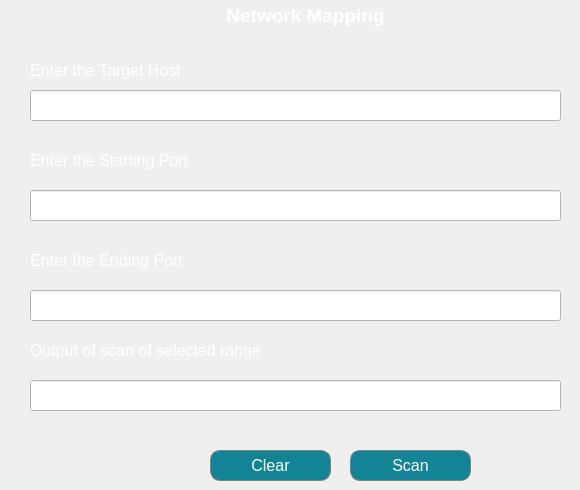
         <widget class="QWidget" name="PageTargetHost">
          <widget class="QPushButton" name="btnTarget">
           <property name="geometry">
            <rect>
             <x>350</x>
             <y>450</y>
             <width>121</width>
             <height>31</height>
            </rect>
           </property>
           <property name="font">
            <font>
             <pointsize>12</pointsize>
            </font>
           </property>
           <property name="styleSheet">
            <string notr="true">#btnTarget{
border: 1px solid grey;
color: rgb(255, 255, 255);
border-radius:10px;
background-position: center;
background-color: #138496;
}

#btnTarget:hover{
	color: rgb(255, 255, 255);
	background-color: #2F958D;
}

#btnTarget:pressed {	
	background-color: white;
   color : black
}</string>
           </property>
           <property name="text">
            <string>Scan</string>
           </property>
          </widget>
          <widget class="QLabel" name="lblTargetHost">
           <property name="geometry">
            <rect>
             <x>30</x>
             <y>60</y>
             <width>221</width>
             <height>21</height>
            </rect>
           </property>
           <property name="font">
            <font>
             <pointsize>12</pointsize>
            </font>
           </property>
           <property name="styleSheet">
            <string notr="true">color: rgb(255, 255, 255);</string>
           </property>
           <property name="text">
            <string>Enter the Target Host</string>
           </property>
          </widget>
          <widget class="QLineEdit" name="txtTargetHost">
           <property name="geometry">
            <rect>
             <x>30</x>
             <y>90</y>
             <width>531</width>
             <height>31</height>
            </rect>
           </property>
           <property name="font">
            <font>
             <pointsize>12</pointsize>
            </font>
           </property>
           <property name="layoutDirection">
            <enum>Qt::LeftToRight</enum>
           </property>
           <property name="styleSheet">
            <string notr="true">background-color: rgb(255, 255, 255);</string>
           </property>
          </widget>
          <widget class="QLabel" name="lblStartingPort">
           <property name="geometry">
            <rect>
             <x>30</x>
             <y>150</y>
             <width>221</width>
             <height>21</height>
            </rect>
           </property>
           <property name="font">
            <font>
             <pointsize>12</pointsize>
            </font>
           </property>
           <property name="styleSheet">
            <string notr="true">color: rgb(255, 255, 255);</string>
           </property>
           <property name="text">
            <string>Enter the Starting Port</string>
           </property>
          </widget>
          <widget class="QLineEdit" name="txtStartingPort">
           <property name="geometry">
            <rect>
             <x>30</x>
             <y>190</y>
             <width>531</width>
             <height>31</height>
            </rect>
           </property>
           <property name="font">
            <font>
             <pointsize>12</pointsize>
            </font>
           </property>
           <property name="layoutDirection">
            <enum>Qt::LeftToRight</enum>
           </property>
           <property name="styleSheet">
            <string notr="true">background-color: rgb(255, 255, 255);</string>
           </property>
          </widget>
          <widget class="QLabel" name="lblEndingPort">
           <property name="geometry">
            <rect>
             <x>30</x>
             <y>250</y>
             <width>191</width>
             <height>21</height>
            </rect>
           </property>
           <property name="font">
            <font>
             <pointsize>12</pointsize>
            </font>
           </property>
           <property name="styleSheet">
            <string notr="true">color: rgb(255, 255, 255);</string>
           </property>
           <property name="text">
            <string>Enter the Ending Port</string>
           </property>
          </widget>
          <widget class="QLineEdit" name="txtEndingPort">
           <property name="geometry">
            <rect>
             <x>30</x>
             <y>290</y>
             <width>531</width>
             <height>31</height>
            </rect>
           </property>
           <property name="font">
            <font>
             <pointsize>12</pointsize>
            </font>
           </property>
           <property name="layoutDirection">
            <enum>Qt::LeftToRight</enum>
           </property>
           <property name="styleSheet">
            <string notr="true">background-color: rgb(255, 255, 255);</string>
           </property>
          </widget>
          <widget class="QLabel" name="lblOutput_2">
           <property name="geometry">
            <rect>
             <x>30</x>
             <y>340</y>
             <width>241</width>
             <height>21</height>
            </rect>
           </property>
           <property name="font">
            <font>
             <pointsize>12</pointsize>
            </font>
           </property>
           <property name="styleSheet">
            <string notr="true">color: rgb(255, 255, 255);</string>
           </property>
           <property name="text">
            <string>Output of scan of selected range</string>
           </property>
          </widget>
          <widget class="QLineEdit" name="txtOutput">
           <property name="geometry">
            <rect>
             <x>30</x>
             <y>380</y>
             <width>531</width>
             <height>31</height>
            </rect>
           </property>
           <property name="font">
            <font>
             <pointsize>12</pointsize>
            </font>
           </property>
           <property name="layoutDirection">
            <enum>Qt::LeftToRight</enum>
           </property>
           <property name="styleSheet">
            <string notr="true">background-color: rgb(255, 255, 255);</string>
           </property>
           <property name="readOnly">
            <bool>false</bool>
           </property>
          </widget>
          <widget class="QLabel" name="lblTitle_2">
           <property name="geometry">
            <rect>
             <x>40</x>
             <y>0</y>
             <width>531</width>
             <height>31</height>
            </rect>
           </property>
           <property name="font">
            <font>
             <pointsize>14</pointsize>
             <weight>75</weight>
             <bold>true</bold>
            </font>
           </property>
           <property name="styleSheet">
            <string notr="true">color: rgb(255, 255, 255);</string>
           </property>
           <property name="text">
            <string>Network Mapping</string>
           </property>
           <property name="alignment">
            <set>Qt::AlignCenter</set>
           </property>
          </widget>
          <widget class="QPushButton" name="btnClear_2">
           <property name="geometry">
            <rect>
             <x>210</x>
             <y>450</y>
             <width>121</width>
             <height>31</height>
            </rect>
           </property>
           <property name="font">
            <font>
             <pointsize>12</pointsize>
            </font>
           </property>
           <property name="styleSheet">
            <string notr="true">#btnClear_2{
border: 1px solid grey;
color: rgb(255, 255, 255);
border-radius:10px;
background-position: center;
background-color: #138496;
}

#btnClear_2:hover{
	color: rgb(255, 255, 255);
	background-color: #2F958D;
}

#btnClear_2:pressed {	
	background-color: white;
   color : black
}</string>
           </property>
           <property name="text">
            <string>Clear</string>
           </property>
          </widget>
         </widget>
